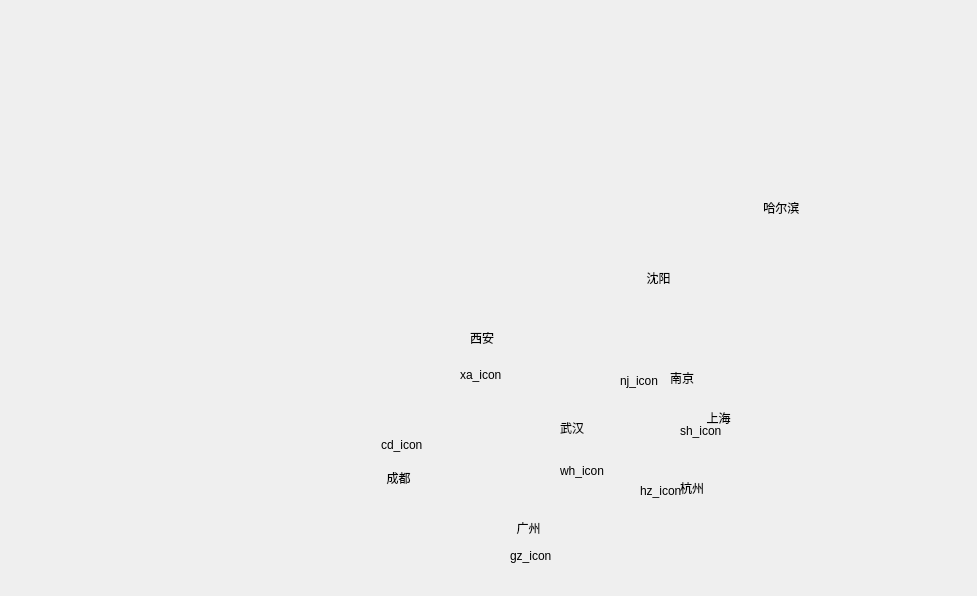
<?xml version="1.0" encoding="UTF-8"?>
<ui version="4.0">
 <class>map</class>
 <widget class="QWidget" name="map">
  <property name="geometry">
   <rect>
    <x>0</x>
    <y>0</y>
    <width>977</width>
    <height>596</height>
   </rect>
  </property>
  <property name="windowTitle">
   <string>Form</string>
  </property>
  <widget class="QLabel" name="sy_icon">
   <property name="geometry">
    <rect>
     <x>650</x>
     <y>224</y>
     <width>51</width>
     <height>41</height>
    </rect>
   </property>
   <property name="text">
    <string/>
   </property>
  </widget>
  <widget class="QLabel" name="heb_icon">
   <property name="geometry">
    <rect>
     <x>760</x>
     <y>154</y>
     <width>61</width>
     <height>41</height>
    </rect>
   </property>
   <property name="text">
    <string/>
   </property>
  </widget>
  <widget class="QLabel" name="bj_icon">
   <property name="geometry">
    <rect>
     <x>550</x>
     <y>270</y>
     <width>51</width>
     <height>41</height>
    </rect>
   </property>
   <property name="text">
    <string/>
   </property>
  </widget>
  <widget class="QLabel" name="xa_icon">
   <property name="geometry">
    <rect>
     <x>460</x>
     <y>354</y>
     <width>51</width>
     <height>41</height>
    </rect>
   </property>
   <property name="text">
    <string>xa_icon</string>
   </property>
  </widget>
  <widget class="QLabel" name="gz_icon">
   <property name="geometry">
    <rect>
     <x>510</x>
     <y>530</y>
     <width>51</width>
     <height>51</height>
    </rect>
   </property>
   <property name="text">
    <string>gz_icon</string>
   </property>
  </widget>
  <widget class="QLabel" name="cd_icon">
   <property name="geometry">
    <rect>
     <x>381</x>
     <y>424</y>
     <width>51</width>
     <height>41</height>
    </rect>
   </property>
   <property name="text">
    <string>cd_icon</string>
   </property>
  </widget>
  <widget class="QLabel" name="sh_icon">
   <property name="geometry">
    <rect>
     <x>680</x>
     <y>410</y>
     <width>51</width>
     <height>41</height>
    </rect>
   </property>
   <property name="text">
    <string>sh_icon</string>
   </property>
  </widget>
  <widget class="QLabel" name="nj_icon">
   <property name="geometry">
    <rect>
     <x>620</x>
     <y>360</y>
     <width>51</width>
     <height>41</height>
    </rect>
   </property>
   <property name="text">
    <string>nj_icon</string>
   </property>
  </widget>
  <widget class="QLabel" name="hz_icon">
   <property name="geometry">
    <rect>
     <x>640</x>
     <y>470</y>
     <width>51</width>
     <height>41</height>
    </rect>
   </property>
   <property name="text">
    <string>hz_icon</string>
   </property>
  </widget>
  <widget class="QLabel" name="wh_icon">
   <property name="geometry">
    <rect>
     <x>560</x>
     <y>450</y>
     <width>51</width>
     <height>41</height>
    </rect>
   </property>
   <property name="text">
    <string>wh_icon</string>
   </property>
  </widget>
  <widget class="QLabel" name="label_2">
   <property name="geometry">
    <rect>
     <x>640</x>
     <y>270</y>
     <width>72</width>
     <height>15</height>
    </rect>
   </property>
   <property name="text">
    <string>  沈阳</string>
   </property>
  </widget>
  <widget class="QLabel" name="label_3">
   <property name="geometry">
    <rect>
     <x>760</x>
     <y>200</y>
     <width>72</width>
     <height>15</height>
    </rect>
   </property>
   <property name="text">
    <string> 哈尔滨</string>
   </property>
  </widget>
  <widget class="QLabel" name="label_4">
   <property name="geometry">
    <rect>
     <x>670</x>
     <y>370</y>
     <width>72</width>
     <height>15</height>
    </rect>
   </property>
   <property name="text">
    <string>南京</string>
   </property>
  </widget>
  <widget class="QLabel" name="label_5">
   <property name="geometry">
    <rect>
     <x>700</x>
     <y>410</y>
     <width>72</width>
     <height>15</height>
    </rect>
   </property>
   <property name="text">
    <string>  上海</string>
   </property>
  </widget>
  <widget class="QLabel" name="label_6">
   <property name="geometry">
    <rect>
     <x>680</x>
     <y>480</y>
     <width>72</width>
     <height>15</height>
    </rect>
   </property>
   <property name="text">
    <string>杭州</string>
   </property>
  </widget>
  <widget class="QLabel" name="label_7">
   <property name="geometry">
    <rect>
     <x>510</x>
     <y>520</y>
     <width>72</width>
     <height>15</height>
    </rect>
   </property>
   <property name="text">
    <string>  广州</string>
   </property>
  </widget>
  <widget class="QLabel" name="label_8">
   <property name="geometry">
    <rect>
     <x>380</x>
     <y>470</y>
     <width>72</width>
     <height>15</height>
    </rect>
   </property>
   <property name="text">
    <string>  成都</string>
   </property>
  </widget>
  <widget class="QLabel" name="label_9">
   <property name="geometry">
    <rect>
     <x>470</x>
     <y>330</y>
     <width>72</width>
     <height>15</height>
    </rect>
   </property>
   <property name="text">
    <string>西安</string>
   </property>
  </widget>
  <widget class="QLabel" name="label_10">
   <property name="geometry">
    <rect>
     <x>560</x>
     <y>420</y>
     <width>72</width>
     <height>15</height>
    </rect>
   </property>
   <property name="text">
    <string>武汉</string>
   </property>
  </widget>
 </widget>
 <resources/>
 <connections/>
</ui>
